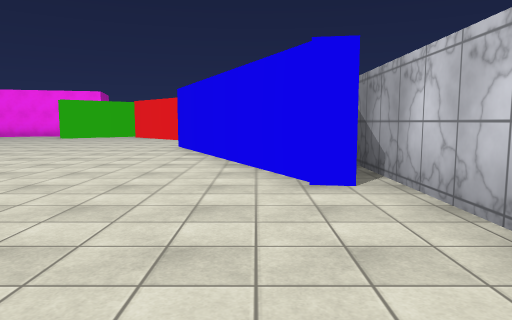
View 1 (above)

20 first-person views from a walk through a Unity game level. The camera is 1.4 m above the floor, tilts 6° down and sees 70° across. The floor is counted in squares, 2 m on a side. Each view is taken from the middle of a square. On the plan, view 1 faces up. The plan holds only what a view shows up to about 11 squares ahead; the rest is blank. The place goes on beyond the plan. The player character is not drawn. Surface patterns are stand-ins for the level's own textures.

View 2
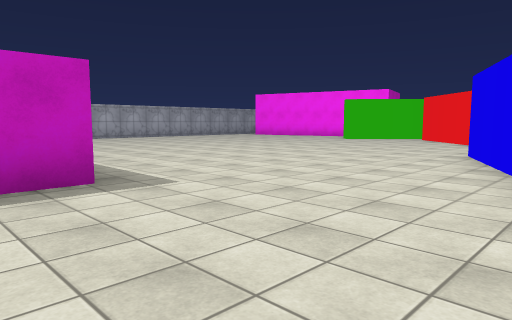

View 3
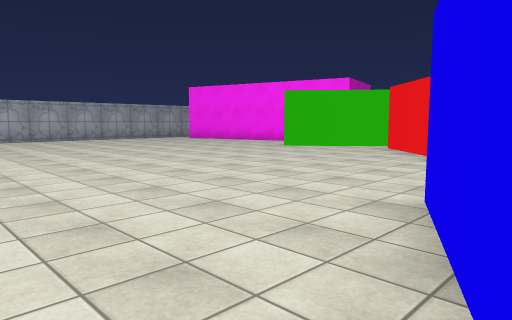

View 4
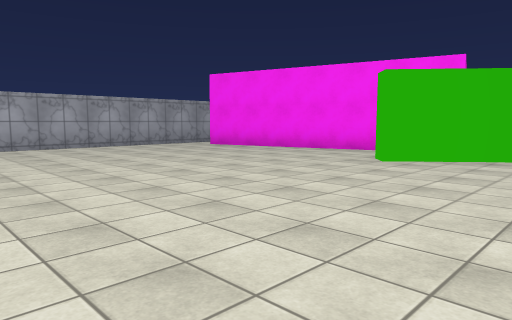

View 5
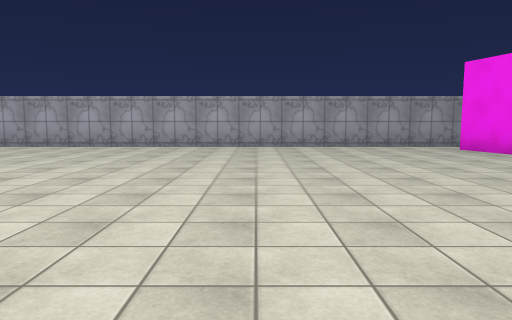

View 6
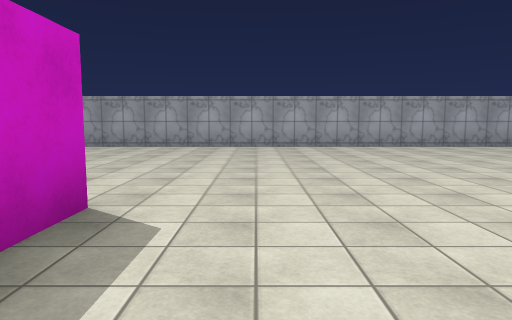

View 7
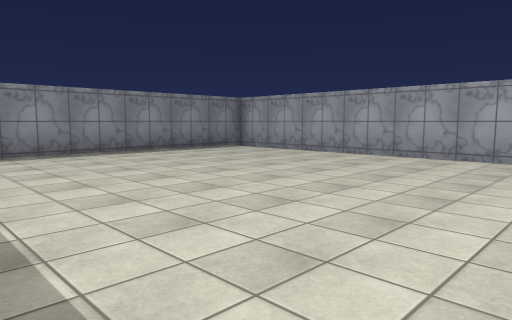

View 8
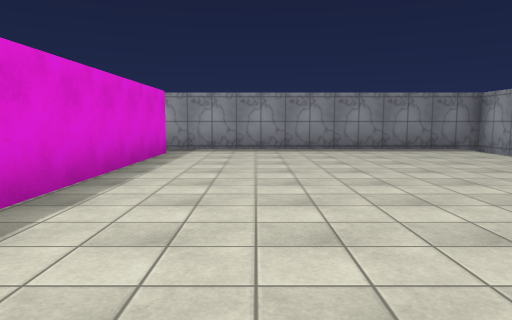

View 9
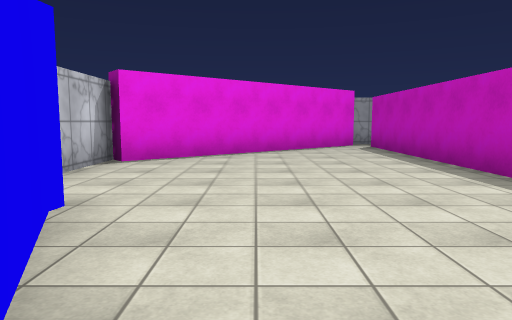

View 10
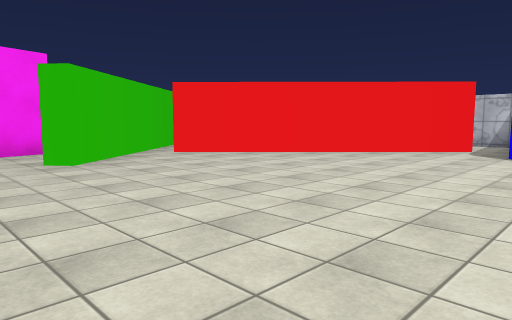

View 11
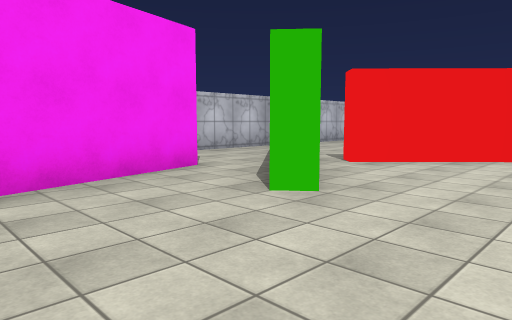

View 12
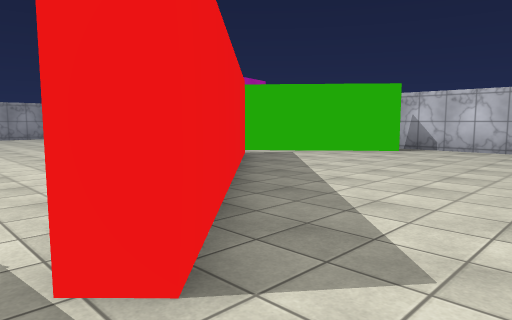

View 13
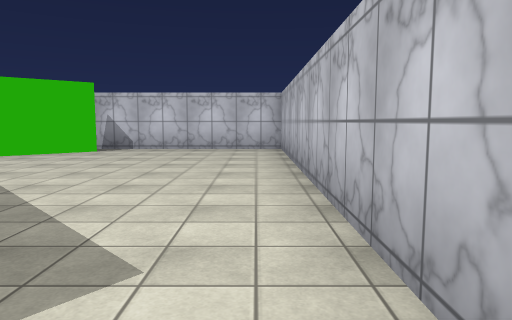

View 14
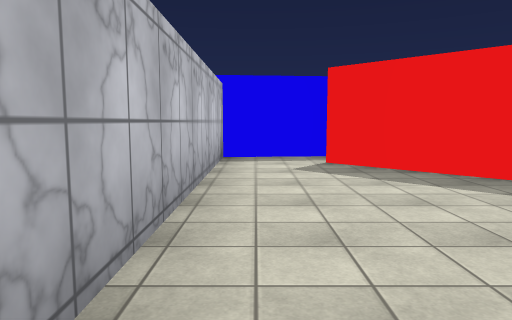

View 15
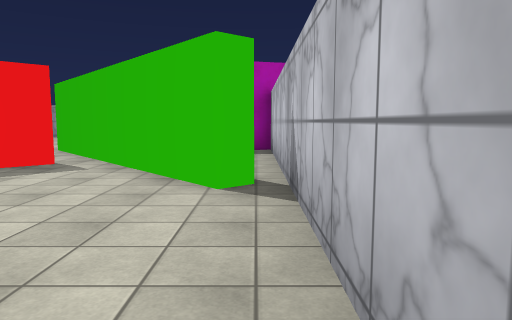

View 16
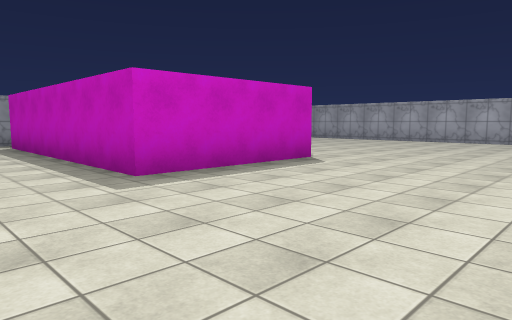

View 17
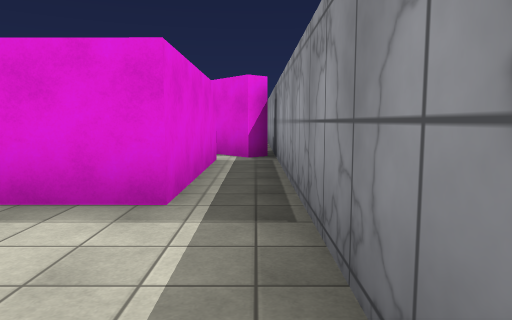

View 18
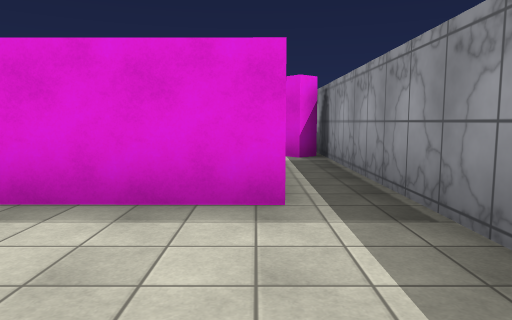

View 19
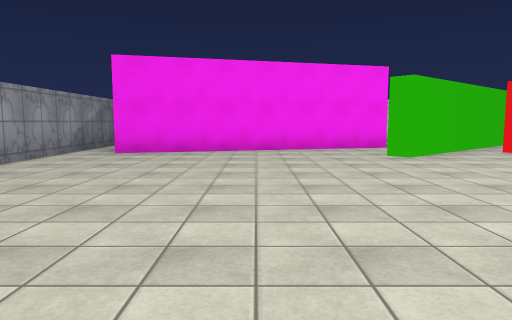

View 20
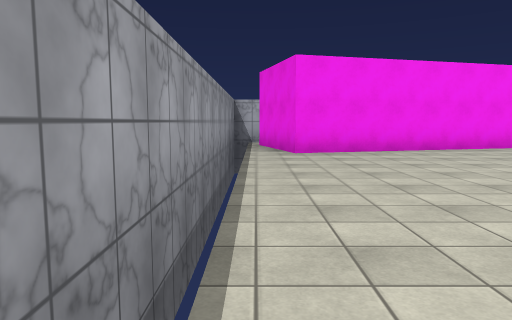

### Floor plan
Ten units are one square. View 1 is at (0, 0); x grows to the right and y downward. Boxes are objects, and circles mark ways between rooms. Rooms are numbered by the first view taken in them; rooms with no view inside come last. Other rooms are left out.
<svg viewBox="-162 -209 183 258">
<path fill="none" stroke="#000" d="M-80 -36 -42 -36 -42 33 -80 32 -79 -22M-6 -114 -54 -163M12 -39 7 -40 -22 -104M-58 -170 -80 -151 -83 -155M-86 -176 -141 -161 -149 -190M-35 43 -39 38 14 -6M16 -2 16 -60M-157 -191 -157 44 -24 44M-50 -167 -2 -118 -6 -114M-31 -200 -28 -196 -58 -170M-5 -106 16 -108 16 -204 -31 -204M-74 -179 -86 -176M-54 -163 -50 -167M-31 -204 -82 -204 -80 -199"/>
<circle cx="-10" cy="-110" r="3" fill="#2a7"/>
<circle cx="-80" cy="-170" r="3" fill="#2a7"/>
<text x="-90" y="-60">1</text>
<text x="-10" y="-160">2</text>
<text x="-60" y="-190">3</text>
</svg>
Room 1 opens to room 2. Room 1 opens to room 3.

Where each view was taken, in squares from view 1:
view 1: 0 up, 0 right, facing up
view 2: 2 up, 0 right, facing up-left
view 3: 7 up, 1 left, facing up-left
view 4: 9 up, 5 left, facing up-left
view 5: 11 up, 5 left, facing left
view 6: 5 up, 5 left, facing left
view 7: 4 up, 8 left, facing down-left
view 8: 5 up, 10 left, facing down
view 9: 7 up, 1 left, facing down
view 10: 9 up, 10 left, facing up-right
view 11: 13 up, 11 left, facing up-right
view 12: 11 up, 1 right, facing up-left
view 13: 11 up, 1 right, facing up
view 14: 18 up, 1 right, facing down
view 15: 20 up, 1 right, facing left
view 16: 8 up, 2 left, facing down-left
view 17: 4 down, 11 left, facing right
view 18: 3 down, 11 left, facing right
view 19: 8 up, 11 left, facing up
view 20: 8 up, 15 left, facing up
